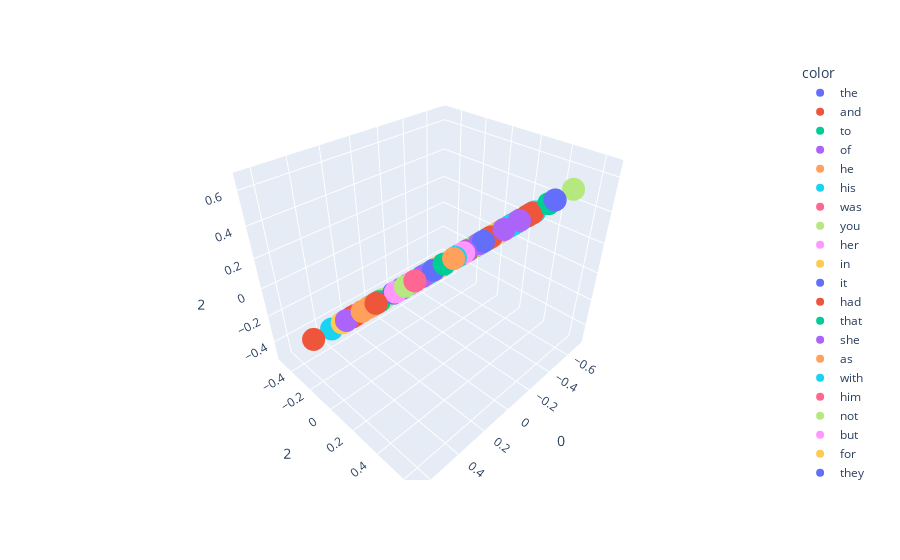

Notebook code for this chart:
### Code cell
# %%
# Plotting the 1st 100 Frequent Words
import plotly.express as px
fig = px.scatter_3d(X[200:300], x=0,y=2,z=2, color =y[:100])
fig.show()

# %%

### Figure 1 — Plotly figure (JSON) as saved in the notebook; plotly's stock layout.template omitted (floating-point values rounded to 4 significant figures)
{"data": [{"hovertemplate": "color=the<br>0=%{x}<br>2=%{z}<extra></extra>", "legendgroup": "the", "marker": {"color": "#636efa", "symbol": "circle"}, "mode": "markers", "name": "the", "scene": "scene", "showlegend": true, "type": "scatter3d", "x": [0.2844], "y": [0.3948], "z": [0.3948]}, {"hovertemplate": "color=and<br>0=%{x}<br>2=%{z}<extra></extra>", "legendgroup": "and", "marker": {"color": "#EF553B", "symbol": "circle"}, "mode": "markers", "name": "and", "scene": "scene", "showlegend": true, "type": "scatter3d", "x": [-0.4126], "y": [-0.06425], "z": [-0.06425]}, {"hovertemplate": "color=to<br>0=%{x}<br>2=%{z}<extra></extra>", "legendgroup": "to", "marker": {"color": "#00cc96", "symbol": "circle"}, "mode": "markers", "name": "to", "scene": "scene", "showlegend": true, "type": "scatter3d", "x": [-0.4521], "y": [0.1379], "z": [0.1379]}, {"hovertemplate": "color=of<br>0=%{x}<br>2=%{z}<extra></extra>", "legendgroup": "of", "marker": {"color": "#ab63fa", "symbol": "circle"}, "mode": "markers", "name": "of", "scene": "scene", "showlegend": true, "type": "scatter3d", "x": [-0.2251], "y": [0.2417], "z": [0.2417]}, {"hovertemplate": "color=he<br>0=%{x}<br>2=%{z}<extra></extra>", "legendgroup": "he", "marker": {"color": "#FFA15A", "symbol": "circle"}, "mode": "markers", "name": "he", "scene": "scene", "showlegend": true, "type": "scatter3d", "x": [-0.5218], "y": [0.07427], "z": [0.07427]}, {"hovertemplate": "color=his<br>0=%{x}<br>2=%{z}<extra></extra>", "legendgroup": "his", "marker": {"color": "#19d3f3", "symbol": "circle"}, "mode": "markers", "name": "his", "scene": "scene", "showlegend": true, "type": "scatter3d", "x": [-0.04957], "y": [0.3102], "z": [0.3102]}, {"hovertemplate": "color=was<br>0=%{x}<br>2=%{z}<extra></extra>", "legendgroup": "was", "marker": {"color": "#FF6692", "symbol": "circle"}, "mode": "markers", "name": "was", "scene": "scene", "showlegend": true, "type": "scatter3d", "x": [-0.5326], "y": [0.09475], "z": [0.09475]}, {"hovertemplate": "color=you<br>0=%{x}<br>2=%{z}<extra></extra>", "legendgroup": "you", "marker": {"color": "#B6E880", "symbol": "circle"}, "mode": "markers", "name": "you", "scene": "scene", "showlegend": true, "type": "scatter3d", "x": [-0.5648], "y": [0.1695], "z": [0.1695]}, {"hovertemplate": "color=her<br>0=%{x}<br>2=%{z}<extra></extra>", "legendgroup": "her", "marker": {"color": "#FF97FF", "symbol": "circle"}, "mode": "markers", "name": "her", "scene": "scene", "showlegend": true, "type": "scatter3d", "x": [-0.4654], "y": [0.1076], "z": [0.1076]}, {"hovertemplate": "color=in<br>0=%{x}<br>2=%{z}<extra></extra>", "legendgroup": "in", "marker": {"color": "#FECB52", "symbol": "circle"}, "mode": "markers", "name": "in", "scene": "scene", "showlegend": true, "type": "scatter3d", "x": [-0.3945], "y": [0.2075], "z": [0.2075]}, {"hovertemplate": "color=it<br>0=%{x}<br>2=%{z}<extra></extra>", "legendgroup": "it", "marker": {"color": "#636efa", "symbol": "circle"}, "mode": "markers", "name": "it", "scene": "scene", "showlegend": true, "type": "scatter3d", "x": [-0.434], "y": [0.2883], "z": [0.2883]}, {"hovertemplate": "color=had<br>0=%{x}<br>2=%{z}<extra></extra>", "legendgroup": "had", "marker": {"color": "#EF553B", "symbol": "circle"}, "mode": "markers", "name": "had", "scene": "scene", "showlegend": true, "type": "scatter3d", "x": [-0.4696], "y": [0.3588], "z": [0.3588]}, {"hovertemplate": "color=that<br>0=%{x}<br>2=%{z}<extra></extra>", "legendgroup": "that", "marker": {"color": "#00cc96", "symbol": "circle"}, "mode": "markers", "name": "that", "scene": "scene", "showlegend": true, "type": "scatter3d", "x": [-0.349], "y": [0.3857], "z": [0.3857]}, {"hovertemplate": "color=she<br>0=%{x}<br>2=%{z}<extra></extra>", "legendgroup": "she", "marker": {"color": "#ab63fa", "symbol": "circle"}, "mode": "markers", "name": "she", "scene": "scene", "showlegend": true, "type": "scatter3d", "x": [-0.3981], "y": [0.1058], "z": [0.1058]}, {"hovertemplate": "color=as<br>0=%{x}<br>2=%{z}<extra></extra>", "legendgroup": "as", "marker": {"color": "#FFA15A", "symbol": "circle"}, "mode": "markers", "name": "as", "scene": "scene", "showlegend": true, "type": "scatter3d", "x": [-0.3558], "y": [0.2854], "z": [0.2854]}, {"hovertemplate": "color=with<br>0=%{x}<br>2=%{z}<extra></extra>", "legendgroup": "with", "marker": {"color": "#19d3f3", "symbol": "circle"}, "mode": "markers", "name": "with", "scene": "scene", "showlegend": true, "type": "scatter3d", "x": [-0.1649], "y": [0.4682], "z": [0.4682]}, {"hovertemplate": "color=him<br>0=%{x}<br>2=%{z}<extra></extra>", "legendgroup": "him", "marker": {"color": "#FF6692", "symbol": "circle"}, "mode": "markers", "name": "him", "scene": "scene", "showlegend": true, "type": "scatter3d", "x": [0.47], "y": [-0.008024], "z": [-0.008024]}, {"hovertemplate": "color=not<br>0=%{x}<br>2=%{z}<extra></extra>", "legendgroup": "not", "marker": {"color": "#B6E880", "symbol": "circle"}, "mode": "markers", "name": "not", "scene": "scene", "showlegend": true, "type": "scatter3d", "x": [-0.5625], "y": [0.2194], "z": [0.2194]}, {"hovertemplate": "color=but<br>0=%{x}<br>2=%{z}<extra></extra>", "legendgroup": "but", "marker": {"color": "#FF97FF", "symbol": "circle"}, "mode": "markers", "name": "but", "scene": "scene", "showlegend": true, "type": "scatter3d", "x": [0.3591], "y": [0.3304], "z": [0.3304]}, {"hovertemplate": "color=for<br>0=%{x}<br>2=%{z}<extra></extra>", "legendgroup": "for", "marker": {"color": "#FECB52", "symbol": "circle"}, "mode": "markers", "name": "for", "scene": "scene", "showlegend": true, "type": "scatter3d", "x": [0.1667], "y": [-0.2147], "z": [-0.2147]}, {"hovertemplate": "color=they<br>0=%{x}<br>2=%{z}<extra></extra>", "legendgroup": "they", "marker": {"color": "#636efa", "symbol": "circle"}, "mode": "markers", "name": "they", "scene": "scene", "showlegend": true, "type": "scatter3d", "x": [-0.2213], "y": [0.6564], "z": [0.6564]}, {"hovertemplate": "color=is<br>0=%{x}<br>2=%{z}<extra></extra>", "legendgroup": "is", "marker": {"color": "#EF553B", "symbol": "circle"}, "mode": "markers", "name": "is", "scene": "scene", "showlegend": true, "type": "scatter3d", "x": [0.6471], "y": [-0.1363], "z": [-0.1363]}, {"hovertemplate": "color=at<br>0=%{x}<br>2=%{z}<extra></extra>", "legendgroup": "at", "marker": {"color": "#00cc96", "symbol": "circle"}, "mode": "markers", "name": "at", "scene": "scene", "showlegend": true, "type": "scatter3d", "x": [0.09629], "y": [0.3594], "z": [0.3594]}, {"hovertemplate": "color=on<br>0=%{x}<br>2=%{z}<extra></extra>", "legendgroup": "on", "marker": {"color": "#ab63fa", "symbol": "circle"}, "mode": "markers", "name": "on", "scene": "scene", "showlegend": true, "type": "scatter3d", "x": [0.3251], "y": [0.373], "z": [0.373]}, {"hovertemplate": "color=said<br>0=%{x}<br>2=%{z}<extra></extra>", "legendgroup": "said", "marker": {"color": "#FFA15A", "symbol": "circle"}, "mode": "markers", "name": "said", "scene": "scene", "showlegend": true, "type": "scatter3d", "x": [0.5607], "y": [0.2084], "z": [0.2084]}, {"hovertemplate": "color=my<br>0=%{x}<br>2=%{z}<extra></extra>", "legendgroup": "my", "marker": {"color": "#19d3f3", "symbol": "circle"}, "mode": "markers", "name": "my", "scene": "scene", "showlegend": true, "type": "scatter3d", "x": [0.1262], "y": [0.152], "z": [0.152]}, {"hovertemplate": "color=have<br>0=%{x}<br>2=%{z}<extra></extra>", "legendgroup": "have", "marker": {"color": "#FF6692", "symbol": "circle"}, "mode": "markers", "name": "have", "scene": "scene", "showlegend": true, "type": "scatter3d", "x": [0.4848], "y": [0.03775], "z": [0.03775]}, {"hovertemplate": "color=be<br>0=%{x}<br>2=%{z}<extra></extra>", "legendgroup": "be", "marker": {"color": "#B6E880", "symbol": "circle"}, "mode": "markers", "name": "be", "scene": "scene", "showlegend": true, "type": "scatter3d", "x": [0.1918], "y": [-0.1631], "z": [-0.1631]}, {"hovertemplate": "color=lord<br>0=%{x}<br>2=%{z}<extra></extra>", "legendgroup": "lord", "marker": {"color": "#FF97FF", "symbol": "circle"}, "mode": "markers", "name": "lord", "scene": "scene", "showlegend": true, "type": "scatter3d", "x": [0.1302], "y": [0.436], "z": [0.436]}, {"hovertemplate": "color=them<br>0=%{x}<br>2=%{z}<extra></extra>", "legendgroup": "them", "marker": {"color": "#FECB52", "symbol": "circle"}, "mode": "markers", "name": "them", "scene": "scene", "showlegend": true, "type": "scatter3d", "x": [-0.4252], "y": [-0.391], "z": [-0.391]}, {"hovertemplate": "color=no<br>0=%{x}<br>2=%{z}<extra></extra>", "legendgroup": "no", "marker": {"color": "#636efa", "symbol": "circle"}, "mode": "markers", "name": "no", "scene": "scene", "showlegend": true, "type": "scatter3d", "x": [0.005842], "y": [0.4466], "z": [0.4466]}, {"hovertemplate": "color=from<br>0=%{x}<br>2=%{z}<extra></extra>", "legendgroup": "from", "marker": {"color": "#EF553B", "symbol": "circle"}, "mode": "markers", "name": "from", "scene": "scene", "showlegend": true, "type": "scatter3d", "x": [-0.02068], "y": [0.3249], "z": [0.3249]}, {"hovertemplate": "color=would<br>0=%{x}<br>2=%{z}<extra></extra>", "legendgroup": "would", "marker": {"color": "#00cc96", "symbol": "circle"}, "mode": "markers", "name": "would", "scene": "scene", "showlegend": true, "type": "scatter3d", "x": [-0.5613], "y": [0.4252], "z": [0.4252]}, {"hovertemplate": "color=were<br>0=%{x}<br>2=%{z}<extra></extra>", "legendgroup": "were", "marker": {"color": "#ab63fa", "symbol": "circle"}, "mode": "markers", "name": "were", "scene": "scene", "showlegend": true, "type": "scatter3d", "x": [0.0192], "y": [0.4327], "z": [0.4327]}, {"hovertemplate": "color=me<br>0=%{x}<br>2=%{z}<extra></extra>", "legendgroup": "me", "marker": {"color": "#FFA15A", "symbol": "circle"}, "mode": "markers", "name": "me", "scene": "scene", "showlegend": true, "type": "scatter3d", "x": [-0.1302], "y": [0.2079], "z": [0.2079]}, {"hovertemplate": "color=your<br>0=%{x}<br>2=%{z}<extra></extra>", "legendgroup": "your", "marker": {"color": "#19d3f3", "symbol": "circle"}, "mode": "markers", "name": "your", "scene": "scene", "showlegend": true, "type": "scatter3d", "x": [-0.4332], "y": [0.1267], "z": [0.1267]}, {"hovertemplate": "color=one<br>0=%{x}<br>2=%{z}<extra></extra>", "legendgroup": "one", "marker": {"color": "#FF6692", "symbol": "circle"}, "mode": "markers", "name": "one", "scene": "scene", "showlegend": true, "type": "scatter3d", "x": [-0.5078], "y": [0.1135], "z": [0.1135]}, {"hovertemplate": "color=all<br>0=%{x}<br>2=%{z}<extra></extra>", "legendgroup": "all", "marker": {"color": "#B6E880", "symbol": "circle"}, "mode": "markers", "name": "all", "scene": "scene", "showlegend": true, "type": "scatter3d", "x": [-0.2796], "y": [0.2823], "z": [0.2823]}, {"hovertemplate": "color=when<br>0=%{x}<br>2=%{z}<extra></extra>", "legendgroup": "when", "marker": {"color": "#FF97FF", "symbol": "circle"}, "mode": "markers", "name": "when", "scene": "scene", "showlegend": true, "type": "scatter3d", "x": [-0.493], "y": [0.1585], "z": [0.1585]}, {"hovertemplate": "color=will<br>0=%{x}<br>2=%{z}<extra></extra>", "legendgroup": "will", "marker": {"color": "#FECB52", "symbol": "circle"}, "mode": "markers", "name": "will", "scene": "scene", "showlegend": true, "type": "scatter3d", "x": [-0.3013], "y": [-0.1424], "z": [-0.1424]}, {"hovertemplate": "color=ser<br>0=%{x}<br>2=%{z}<extra></extra>", "legendgroup": "ser", "marker": {"color": "#636efa", "symbol": "circle"}, "mode": "markers", "name": "ser", "scene": "scene", "showlegend": true, "type": "scatter3d", "x": [0.4048], "y": [0.2531], "z": [0.2531]}, {"hovertemplate": "color=if<br>0=%{x}<br>2=%{z}<extra></extra>", "legendgroup": "if", "marker": {"color": "#EF553B", "symbol": "circle"}, "mode": "markers", "name": "if", "scene": "scene", "showlegend": true, "type": "scatter3d", "x": [0.5093], "y": [0.04565], "z": [0.04565]}, {"hovertemplate": "color=so<br>0=%{x}<br>2=%{z}<extra></extra>", "legendgroup": "so", "marker": {"color": "#00cc96", "symbol": "circle"}, "mode": "markers", "name": "so", "scene": "scene", "showlegend": true, "type": "scatter3d", "x": [-0.1812], "y": [0.005402], "z": [0.005402]}, {"hovertemplate": "color=their<br>0=%{x}<br>2=%{z}<extra></extra>", "legendgroup": "their", "marker": {"color": "#ab63fa", "symbol": "circle"}, "mode": "markers", "name": "their", "scene": "scene", "showlegend": true, "type": "scatter3d", "x": [0.2194], "y": [-0.1365], "z": [-0.1365]}, {"hovertemplate": "color=we<br>0=%{x}<br>2=%{z}<extra></extra>", "legendgroup": "we", "marker": {"color": "#FFA15A", "symbol": "circle"}, "mode": "markers", "name": "we", "scene": "scene", "showlegend": true, "type": "scatter3d", "x": [0.3926], "y": [0.2528], "z": [0.2528]}, {"hovertemplate": "color=could<br>0=%{x}<br>2=%{z}<extra></extra>", "legendgroup": "could", "marker": {"color": "#19d3f3", "symbol": "circle"}, "mode": "markers", "name": "could", "scene": "scene", "showlegend": true, "type": "scatter3d", "x": [-0.3196], "y": [-0.02517], "z": [-0.02517]}, {"hovertemplate": "color=are<br>0=%{x}<br>2=%{z}<extra></extra>", "legendgroup": "are", "marker": {"color": "#FF6692", "symbol": "circle"}, "mode": "markers", "name": "are", "scene": "scene", "showlegend": true, "type": "scatter3d", "x": [-0.4276], "y": [-0.3028], "z": [-0.3028]}, {"hovertemplate": "color=man<br>0=%{x}<br>2=%{z}<extra></extra>", "legendgroup": "man", "marker": {"color": "#B6E880", "symbol": "circle"}, "mode": "markers", "name": "man", "scene": "scene", "showlegend": true, "type": "scatter3d", "x": [-0.005701], "y": [-0.3639], "z": [-0.3639]}, {"hovertemplate": "color=there<br>0=%{x}<br>2=%{z}<extra></extra>", "legendgroup": "there", "marker": {"color": "#FF97FF", "symbol": "circle"}, "mode": "markers", "name": "there", "scene": "scene", "showlegend": true, "type": "scatter3d", "x": [0.2797], "y": [0.1893], "z": [0.1893]}, {"hovertemplate": "color=this<br>0=%{x}<br>2=%{z}<extra></extra>", "legendgroup": "this", "marker": {"color": "#FECB52", "symbol": "circle"}, "mode": "markers", "name": "this", "scene": "scene", "showlegend": true, "type": "scatter3d", "x": [-0.06567], "y": [0.08104], "z": [0.08104]}, {"hovertemplate": "color=up<br>0=%{x}<br>2=%{z}<extra></extra>", "legendgroup": "up", "marker": {"color": "#636efa", "symbol": "circle"}, "mode": "markers", "name": "up", "scene": "scene", "showlegend": true, "type": "scatter3d", "x": [-0.5816], "y": [0.2442], "z": [0.2442]}, {"hovertemplate": "color=been<br>0=%{x}<br>2=%{z}<extra></extra>", "legendgroup": "been", "marker": {"color": "#EF553B", "symbol": "circle"}, "mode": "markers", "name": "been", "scene": "scene", "showlegend": true, "type": "scatter3d", "x": [-0.2432], "y": [0.2991], "z": [0.2991]}, {"hovertemplate": "color=what<br>0=%{x}<br>2=%{z}<extra></extra>", "legendgroup": "what", "marker": {"color": "#00cc96", "symbol": "circle"}, "mode": "markers", "name": "what", "scene": "scene", "showlegend": true, "type": "scatter3d", "x": [0.1281], "y": [-0.3185], "z": [-0.3185]}, {"hovertemplate": "color=did<br>0=%{x}<br>2=%{z}<extra></extra>", "legendgroup": "did", "marker": {"color": "#ab63fa", "symbol": "circle"}, "mode": "markers", "name": "did", "scene": "scene", "showlegend": true, "type": "scatter3d", "x": [0.1143], "y": [0.4316], "z": [0.4316]}, {"hovertemplate": "color=by<br>0=%{x}<br>2=%{z}<extra></extra>", "legendgroup": "by", "marker": {"color": "#FFA15A", "symbol": "circle"}, "mode": "markers", "name": "by", "scene": "scene", "showlegend": true, "type": "scatter3d", "x": [-0.2553], "y": [0.1272], "z": [0.1272]}, {"hovertemplate": "color=king<br>0=%{x}<br>2=%{z}<extra></extra>", "legendgroup": "king", "marker": {"color": "#19d3f3", "symbol": "circle"}, "mode": "markers", "name": "king", "scene": "scene", "showlegend": true, "type": "scatter3d", "x": [0.4341], "y": [-0.3049], "z": [-0.3049]}, {"hovertemplate": "color=do<br>0=%{x}<br>2=%{z}<extra></extra>", "legendgroup": "do", "marker": {"color": "#FF6692", "symbol": "circle"}, "mode": "markers", "name": "do", "scene": "scene", "showlegend": true, "type": "scatter3d", "x": [0.4856], "y": [0.4901], "z": [0.4901]}, {"hovertemplate": "color=men<br>0=%{x}<br>2=%{z}<extra></extra>", "legendgroup": "men", "marker": {"color": "#B6E880", "symbol": "circle"}, "mode": "markers", "name": "men", "scene": "scene", "showlegend": true, "type": "scatter3d", "x": [-0.247], "y": [0.1613], "z": [0.1613]}, {"hovertemplate": "color=back<br>0=%{x}<br>2=%{z}<extra></extra>", "legendgroup": "back", "marker": {"color": "#FF97FF", "symbol": "circle"}, "mode": "markers", "name": "back", "scene": "scene", "showlegend": true, "type": "scatter3d", "x": [0.4329], "y": [0.3005], "z": [0.3005]}, {"hovertemplate": "color=out<br>0=%{x}<br>2=%{z}<extra></extra>", "legendgroup": "out", "marker": {"color": "#FECB52", "symbol": "circle"}, "mode": "markers", "name": "out", "scene": "scene", "showlegend": true, "type": "scatter3d", "x": [-0.3111], "y": [-0.2185], "z": [-0.2185]}, {"hovertemplate": "color=more<br>0=%{x}<br>2=%{z}<extra></extra>", "legendgroup": "more", "marker": {"color": "#636efa", "symbol": "circle"}, "mode": "markers", "name": "more", "scene": "scene", "showlegend": true, "type": "scatter3d", "x": [-0.4685], "y": [0.01092], "z": [0.01092]}, {"hovertemplate": "color=or<br>0=%{x}<br>2=%{z}<extra></extra>", "legendgroup": "or", "marker": {"color": "#EF553B", "symbol": "circle"}, "mode": "markers", "name": "or", "scene": "scene", "showlegend": true, "type": "scatter3d", "x": [-0.6204], "y": [0.2927], "z": [0.2927]}, {"hovertemplate": "color=who<br>0=%{x}<br>2=%{z}<extra></extra>", "legendgroup": "who", "marker": {"color": "#00cc96", "symbol": "circle"}, "mode": "markers", "name": "who", "scene": "scene", "showlegend": true, "type": "scatter3d", "x": [0.2562], "y": [0.4336], "z": [0.4336]}, {"hovertemplate": "color=down<br>0=%{x}<br>2=%{z}<extra></extra>", "legendgroup": "down", "marker": {"color": "#ab63fa", "symbol": "circle"}, "mode": "markers", "name": "down", "scene": "scene", "showlegend": true, "type": "scatter3d", "x": [-0.1934], "y": [0.4993], "z": [0.4993]}, {"hovertemplate": "color=well<br>0=%{x}<br>2=%{z}<extra></extra>", "legendgroup": "well", "marker": {"color": "#FFA15A", "symbol": "circle"}, "mode": "markers", "name": "well", "scene": "scene", "showlegend": true, "type": "scatter3d", "x": [0.3431], "y": [0.5681], "z": [0.5681]}, {"hovertemplate": "color=than<br>0=%{x}<br>2=%{z}<extra></extra>", "legendgroup": "than", "marker": {"color": "#19d3f3", "symbol": "circle"}, "mode": "markers", "name": "than", "scene": "scene", "showlegend": true, "type": "scatter3d", "x": [-0.3191], "y": [-0.5085], "z": [-0.5085]}, {"hovertemplate": "color=only<br>0=%{x}<br>2=%{z}<extra></extra>", "legendgroup": "only", "marker": {"color": "#FF6692", "symbol": "circle"}, "mode": "markers", "name": "only", "scene": "scene", "showlegend": true, "type": "scatter3d", "x": [-0.3407], "y": [-0.00581], "z": [-0.00581]}, {"hovertemplate": "color=like<br>0=%{x}<br>2=%{z}<extra></extra>", "legendgroup": "like", "marker": {"color": "#B6E880", "symbol": "circle"}, "mode": "markers", "name": "like", "scene": "scene", "showlegend": true, "type": "scatter3d", "x": [0.4352], "y": [0.3735], "z": [0.3735]}, {"hovertemplate": "color=jon<br>0=%{x}<br>2=%{z}<extra></extra>", "legendgroup": "jon", "marker": {"color": "#FF97FF", "symbol": "circle"}, "mode": "markers", "name": "jon", "scene": "scene", "showlegend": true, "type": "scatter3d", "x": [-0.4906], "y": [0.2522], "z": [0.2522]}, {"hovertemplate": "color=some<br>0=%{x}<br>2=%{z}<extra></extra>", "legendgroup": "some", "marker": {"color": "#FECB52", "symbol": "circle"}, "mode": "markers", "name": "some", "scene": "scene", "showlegend": true, "type": "scatter3d", "x": [0.4162], "y": [-0.2087], "z": [-0.2087]}, {"hovertemplate": "color=father<br>0=%{x}<br>2=%{z}<extra></extra>", "legendgroup": "father", "marker": {"color": "#636efa", "symbol": "circle"}, "mode": "markers", "name": "father", "scene": "scene", "showlegend": true, "type": "scatter3d", "x": [0.2509], "y": [0.1872], "z": [0.1872]}, {"hovertemplate": "color=old<br>0=%{x}<br>2=%{z}<extra></extra>", "legendgroup": "old", "marker": {"color": "#EF553B", "symbol": "circle"}, "mode": "markers", "name": "old", "scene": "scene", "showlegend": true, "type": "scatter3d", "x": [0.5661], "y": [0.3261], "z": [0.3261]}, {"hovertemplate": "color=hand<br>0=%{x}<br>2=%{z}<extra></extra>", "legendgroup": "hand", "marker": {"color": "#00cc96", "symbol": "circle"}, "mode": "markers", "name": "hand", "scene": "scene", "showlegend": true, "type": "scatter3d", "x": [0.01875], "y": [-0.2152], "z": [-0.2152]}, {"hovertemplate": "color=even<br>0=%{x}<br>2=%{z}<extra></extra>", "legendgroup": "even", "marker": {"color": "#ab63fa", "symbol": "circle"}, "mode": "markers", "name": "even", "scene": "scene", "showlegend": true, "type": "scatter3d", "x": [-0.2493], "y": [0.4586], "z": [0.4586]}, {"hovertemplate": "color=too<br>0=%{x}<br>2=%{z}<extra></extra>", "legendgroup": "too", "marker": {"color": "#FFA15A", "symbol": "circle"}, "mode": "markers", "name": "too", "scene": "scene", "showlegend": true, "type": "scatter3d", "x": [-0.6968], "y": [0.136], "z": [0.136]}, {"hovertemplate": "color=tyrion<br>0=%{x}<br>2=%{z}<extra></extra>", "legendgroup": "tyrion", "marker": {"color": "#19d3f3", "symbol": "circle"}, "mode": "markers", "name": "tyrion", "scene": "scene", "showlegend": true, "type": "scatter3d", "x": [0.2367], "y": [0.4818], "z": [0.4818]}, {"hovertemplate": "color=before<br>0=%{x}<br>2=%{z}<extra></extra>", "legendgroup": "before", "marker": {"color": "#FF6692", "symbol": "circle"}, "mode": "markers", "name": "before", "scene": "scene", "showlegend": true, "type": "scatter3d", "x": [-0.638], "y": [-0.1226], "z": [-0.1226]}, {"hovertemplate": "color=never<br>0=%{x}<br>2=%{z}<extra></extra>", "legendgroup": "never", "marker": {"color": "#B6E880", "symbol": "circle"}, "mode": "markers", "name": "never", "scene": "scene", "showlegend": true, "type": "scatter3d", "x": [-0.4806], "y": [0.5982], "z": [0.5982]}, {"hovertemplate": "color=an<br>0=%{x}<br>2=%{z}<extra></extra>", "legendgroup": "an", "marker": {"color": "#FF97FF", "symbol": "circle"}, "mode": "markers", "name": "an", "scene": "scene", "showlegend": true, "type": "scatter3d", "x": [-0.5363], "y": [0.05802], "z": [0.05802]}, {"hovertemplate": "color=off<br>0=%{x}<br>2=%{z}<extra></extra>", "legendgroup": "off", "marker": {"color": "#FECB52", "symbol": "circle"}, "mode": "markers", "name": "off", "scene": "scene", "showlegend": true, "type": "scatter3d", "x": [-0.6937], "y": [-0.02529], "z": [-0.02529]}, {"hovertemplate": "color=see<br>0=%{x}<br>2=%{z}<extra></extra>", "legendgroup": "see", "marker": {"color": "#636efa", "symbol": "circle"}, "mode": "markers", "name": "see", "scene": "scene", "showlegend": true, "type": "scatter3d", "x": [0.3296], "y": [0.2334], "z": [0.2334]}, {"hovertemplate": "color=know<br>0=%{x}<br>2=%{z}<extra></extra>", "legendgroup": "know", "marker": {"color": "#EF553B", "symbol": "circle"}, "mode": "markers", "name": "know", "scene": "scene", "showlegend": true, "type": "scatter3d", "x": [-0.4386], "y": [0.3979], "z": [0.3979]}, {"hovertemplate": "color=into<br>0=%{x}<br>2=%{z}<extra></extra>", "legendgroup": "into", "marker": {"color": "#00cc96", "symbol": "circle"}, "mode": "markers", "name": "into", "scene": "scene", "showlegend": true, "type": "scatter3d", "x": [-0.1192], "y": [-0.3687], "z": [-0.3687]}, {"hovertemplate": "color=made<br>0=%{x}<br>2=%{z}<extra></extra>", "legendgroup": "made", "marker": {"color": "#ab63fa", "symbol": "circle"}, "mode": "markers", "name": "made", "scene": "scene", "showlegend": true, "type": "scatter3d", "x": [0.5958], "y": [0.1225], "z": [0.1225]}, {"hovertemplate": "color=now<br>0=%{x}<br>2=%{z}<extra></extra>", "legendgroup": "now", "marker": {"color": "#FFA15A", "symbol": "circle"}, "mode": "markers", "name": "now", "scene": "scene", "showlegend": true, "type": "scatter3d", "x": [0.3943], "y": [0.03397], "z": [0.03397]}, {"hovertemplate": "color=eyes<br>0=%{x}<br>2=%{z}<extra></extra>", "legendgroup": "eyes", "marker": {"color": "#19d3f3", "symbol": "circle"}, "mode": "markers", "name": "eyes", "scene": "scene", "showlegend": true, "type": "scatter3d", "x": [0.1728], "y": [0.2449], "z": [0.2449]}, {"hovertemplate": "color=black<br>0=%{x}<br>2=%{z}<extra></extra>", "legendgroup": "black", "marker": {"color": "#FF6692", "symbol": "circle"}, "mode": "markers", "name": "black", "scene": "scene", "showlegend": true, "type": "scatter3d", "x": [-0.3583], "y": [-0.2527], "z": [-0.2527]}, {"hovertemplate": "color=told<br>0=%{x}<br>2=%{z}<extra></extra>", "legendgroup": "told", "marker": {"color": "#B6E880", "symbol": "circle"}, "mode": "markers", "name": "told", "scene": "scene", "showlegend": true, "type": "scatter3d", "x": [-0.07538], "y": [0.3467], "z": [0.3467]}, {"hovertemplate": "color=lady<br>0=%{x}<br>2=%{z}<extra></extra>", "legendgroup": "lady", "marker": {"color": "#FF97FF", "symbol": "circle"}, "mode": "markers", "name": "lady", "scene": "scene", "showlegend": true, "type": "scatter3d", "x": [-0.3896], "y": [0.269], "z": [0.269]}, {"hovertemplate": "color=thought<br>0=%{x}<br>2=%{z}<extra></extra>", "legendgroup": "thought", "marker": {"color": "#FECB52", "symbol": "circle"}, "mode": "markers", "name": "thought", "scene": "scene", "showlegend": true, "type": "scatter3d", "x": [-0.02032], "y": [-0.1738], "z": [-0.1738]}, {"hovertemplate": "color=time<br>0=%{x}<br>2=%{z}<extra></extra>", "legendgroup": "time", "marker": {"color": "#636efa", "symbol": "circle"}, "mode": "markers", "name": "time", "scene": "scene", "showlegend": true, "type": "scatter3d", "x": [-0.2289], "y": [0.2619], "z": [0.2619]}, {"hovertemplate": "color=then<br>0=%{x}<br>2=%{z}<extra></extra>", "legendgroup": "then", "marker": {"color": "#EF553B", "symbol": "circle"}, "mode": "markers", "name": "then", "scene": "scene", "showlegend": true, "type": "scatter3d", "x": [-0.1976], "y": [0.3194], "z": [0.3194]}, {"hovertemplate": "color=how<br>0=%{x}<br>2=%{z}<extra></extra>", "legendgroup": "how", "marker": {"color": "#00cc96", "symbol": "circle"}, "mode": "markers", "name": "how", "scene": "scene", "showlegend": true, "type": "scatter3d", "x": [0.2549], "y": [-0.0627], "z": [-0.0627]}, {"hovertemplate": "color=long<br>0=%{x}<br>2=%{z}<extra></extra>", "legendgroup": "long", "marker": {"color": "#ab63fa", "symbol": "circle"}, "mode": "markers", "name": "long", "scene": "scene", "showlegend": true, "type": "scatter3d", "x": [0.1269], "y": [0.6456], "z": [0.6456]}, {"hovertemplate": "color=has<br>0=%{x}<br>2=%{z}<extra></extra>", "legendgroup": "has", "marker": {"color": "#FFA15A", "symbol": "circle"}, "mode": "markers", "name": "has", "scene": "scene", "showlegend": true, "type": "scatter3d", "x": [0.3121], "y": [0.197], "z": [0.197]}, {"hovertemplate": "color=can<br>0=%{x}<br>2=%{z}<extra></extra>", "legendgroup": "can", "marker": {"color": "#19d3f3", "symbol": "circle"}, "mode": "markers", "name": "can", "scene": "scene", "showlegend": true, "type": "scatter3d", "x": [-0.7196], "y": [0.2434], "z": [0.2434]}, {"hovertemplate": "color=might<br>0=%{x}<br>2=%{z}<extra></extra>", "legendgroup": "might", "marker": {"color": "#FF6692", "symbol": "circle"}, "mode": "markers", "name": "might", "scene": "scene", "showlegend": true, "type": "scatter3d", "x": [-0.2742], "y": [-0.1446], "z": [-0.1446]}, {"hovertemplate": "color=us<br>0=%{x}<br>2=%{z}<extra></extra>", "legendgroup": "us", "marker": {"color": "#B6E880", "symbol": "circle"}, "mode": "markers", "name": "us", "scene": "scene", "showlegend": true, "type": "scatter3d", "x": [-0.5538], "y": [0.1523], "z": [0.1523]}, {"hovertemplate": "color=come<br>0=%{x}<br>2=%{z}<extra></extra>", "legendgroup": "come", "marker": {"color": "#FF97FF", "symbol": "circle"}, "mode": "markers", "name": "come", "scene": "scene", "showlegend": true, "type": "scatter3d", "x": [-0.3939], "y": [0.1235], "z": [0.1235]}, {"hovertemplate": "color=where<br>0=%{x}<br>2=%{z}<extra></extra>", "legendgroup": "where", "marker": {"color": "#FECB52", "symbol": "circle"}, "mode": "markers", "name": "where", "scene": "scene", "showlegend": true, "type": "scatter3d", "x": [-0.4662], "y": [0.2167], "z": [0.2167]}], "layout": {"legend": {"title": {"text": "color"}, "tracegroupgap": 0}, "margin": {"t": 60}, "scene": {"domain": {"x": [0, 1], "y": [0, 1]}, "xaxis": {"title": {"text": "0"}}, "yaxis": {"title": {"text": "2"}}, "zaxis": {"title": {"text": "2"}}}}}
